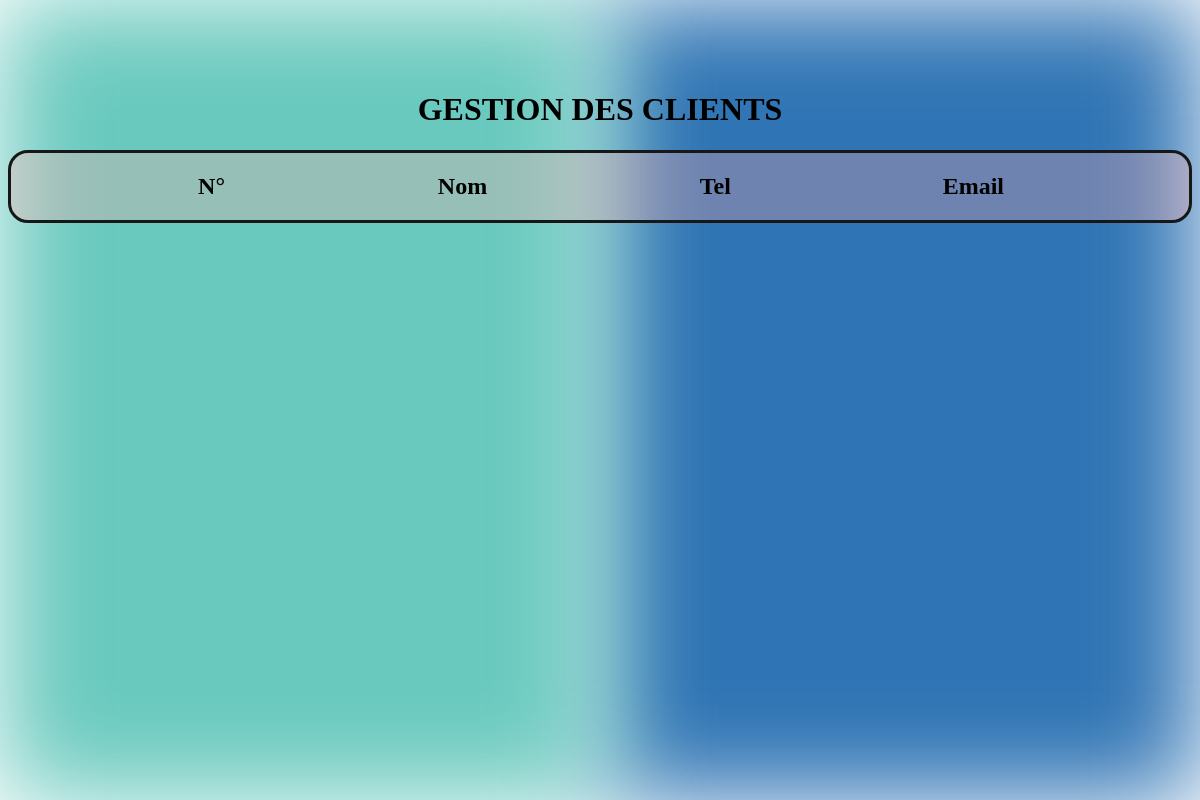
/index.php?action=gestion_clients, run on an earlier commit of the app's database.
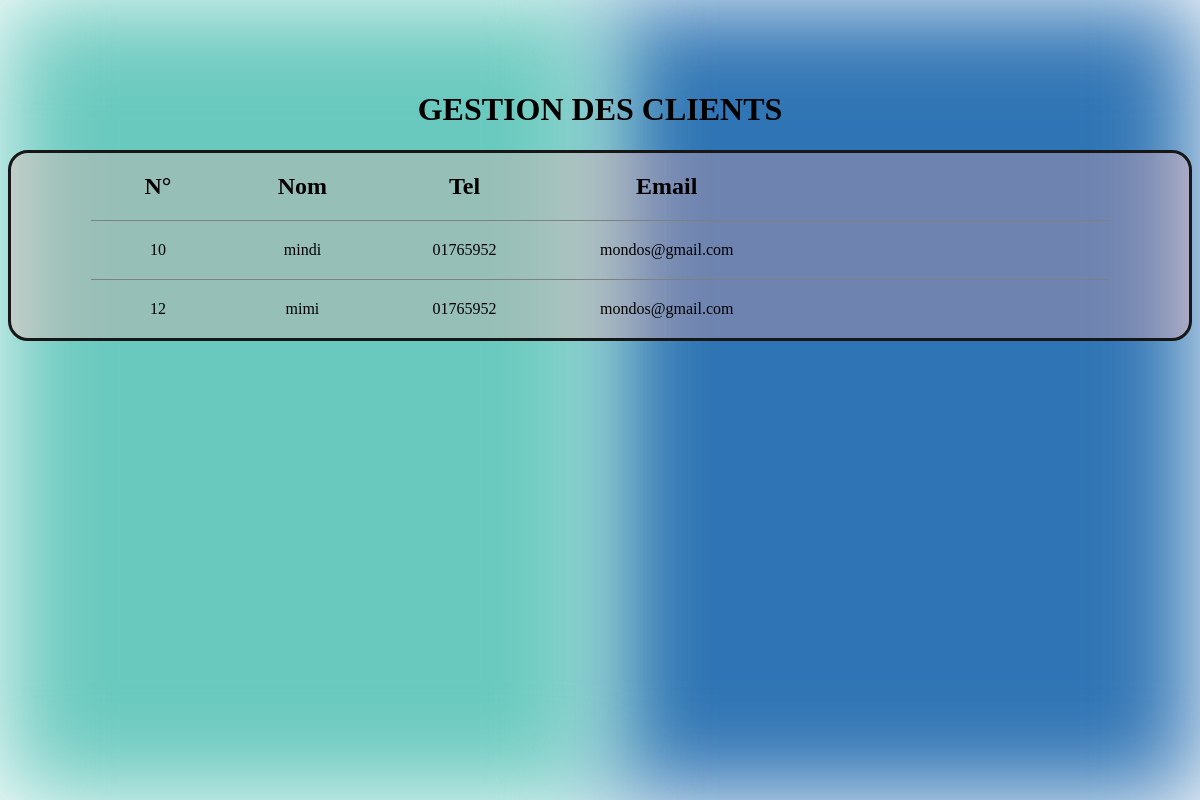
And on a later commit of the database.
### tables this page shows
CREATE TABLE IF NOT EXISTS `client` (
  `id_client` int(11) NOT NULL AUTO_INCREMENT,
  `nom` varchar(255) NOT NULL,
  `adresse` varchar(255) DEFAULT NULL,
  `facebook` varchar(255) DEFAULT NULL,
  `instagram` varchar(255) DEFAULT NULL,
  `email` varchar(255) DEFAULT NULL,
  `telephone` varchar(255) DEFAULT NULL,
  `id_membership` int(11) NOT NULL,
  PRIMARY KEY (`id_client`)
);

### src/controllers/client/gestion_clients.php (called while the page is built)
<?php
require_once('src/lib/database.php');
require_once('src/model/client.php');
class GestionClients
{
    public function execute()
    {
        $connection = new DatabaseConnection();
        $clientRepository = new ClientRepository();
        $clientRepository->connection = $connection;
        $clients = $clientRepository->getClients();
        require('templates/client/gestion_clients.php');
    }
}

### src/lib/database.php (called while the page is built)
<?php
class DatabaseConnection
{
    public ?\PDO $database = null;
    public function getConnection(): \PDO
    {
        if ($this->database === null) {
            $this->database = new \PDO('mysql:host=localhost;dbname=conciergerie;charset=utf8', 'root', '');
        }
        return $this->database;
    }
}

### src/model/client.php (called while the page is built, shortened)
<?php
require_once('src/lib/database.php');
class ClientRepository
{
    public DatabaseConnection $connection;
    public function getClients(): array
    {
        $statement = $this->connection->getConnection()->query(
            "SELECT * FROM client ORDER BY id_client"
        );
        $clients = [];
        while (($row = $statement->fetch())) {
            $client = new Client();
            $client->id_client = $row['id_client'];
            $client->nom = $row['nom'];
            $client->adresse = $row['adresse'];
            $client->email = $row['email'];
            $client->telephone = $row['telephone'];
            $client->facebook = $row['facebook'];
            $client->instagram = $row['instagram'];
            $client->id_membership = $row['id_membership'];
            $clients[] = $client;
        }
        return $clients;
    }
}
?>

### templates/client/gestion_clients.php (the view, shortened to what this page needs)
<?php require('./templates/autres/background.php') ?>
<h1 class="title">GESTION DES CLIENTS</h1>
<div class="ligne">
    <table border=1 frame=void rules=rows>
        <thead>
            <th>N°</th>
            <th>Nom</th>
            <th>Tel</th>
            <th>Email</th>
        </thead>
        <tbody>
            <?php
            foreach ($clients as $client) {
            ?>
                <tr>
                    <td>
                        <?= $client->id_client ?>
                    </td>
                    <td>
                        <?= $client->nom ?>
                    </td>
                    <td>
                        <?= $client->telephone ?>
                    </td>
                    <td>
                        <?= $client->email ?>
                    </td>
                    <td>
                    </td>
                    <td>
                    </td>
                    <td>
                    </td>
                </tr>
            <?php
            }
            ?>
        </tbody>
    </table>
</div>
<?php $content = ob_get_clean(); ?>
<?php require('./templates/autres/layout.php') ?>

### index.php (shortened to what this page needs)
<?php
require_once('src/controllers/client/gestion_clients.php');
try {
    if (isset($_GET['action']) && $_GET['action'] !== '') {
        if ($_GET['action'] === 'gestion_clients') {
            (new GestionClients())->execute();
        }
    } else {
        (new Accueil())->execute();
    }
} catch (Exception $e) {
    $errorMessage = $e->getMessage();
    require('./templates/autres/error.php');
}

### templates/autres/background.php
<div class="bg1"></div>
<div class="bg2"></div>

### templates/autres/layout.php (shortened to what this page needs)
<!DOCTYPE html>
<html>
    <head>
        <link href="css/styles.css" rel="stylesheet" />
    </head>
    <body>
        <?= $content ?>
    </body>
</html>

### css/styles.css (style rules this page uses)
.bg1 { background-color: #2f74b4; left: 50vw; filter: blur(50px); height: 100vh; position: absolute; top: 0; width: 50vw; }
.bg2 { background-color: #69c9be; left: 0; filter: blur(50px); height: 100vh; position: absolute; top: 0; width: 50vw; }
.title { position: relative; text-align: center; padding-top: 70px; color: black; }
td, th { padding: 20px; text-align: center; width: 90rem; }
th { font-size: 1.5rem; }
.ligne { border: 3px solid rgb(22, 23, 22); border-radius: 20px; position: relative; padding-left: 5rem; padding-right: 5rem; background-color: rgba(255, 165, 165, 0.3); }

What changed in the data, as far as the page shows it:
added client: id_client "10", nom "mindi", telephone "01765952", email "mondos@gmail.com"
added client: id_client "12", nom "mimi", telephone "01765952", email "mondos@gmail.com"
